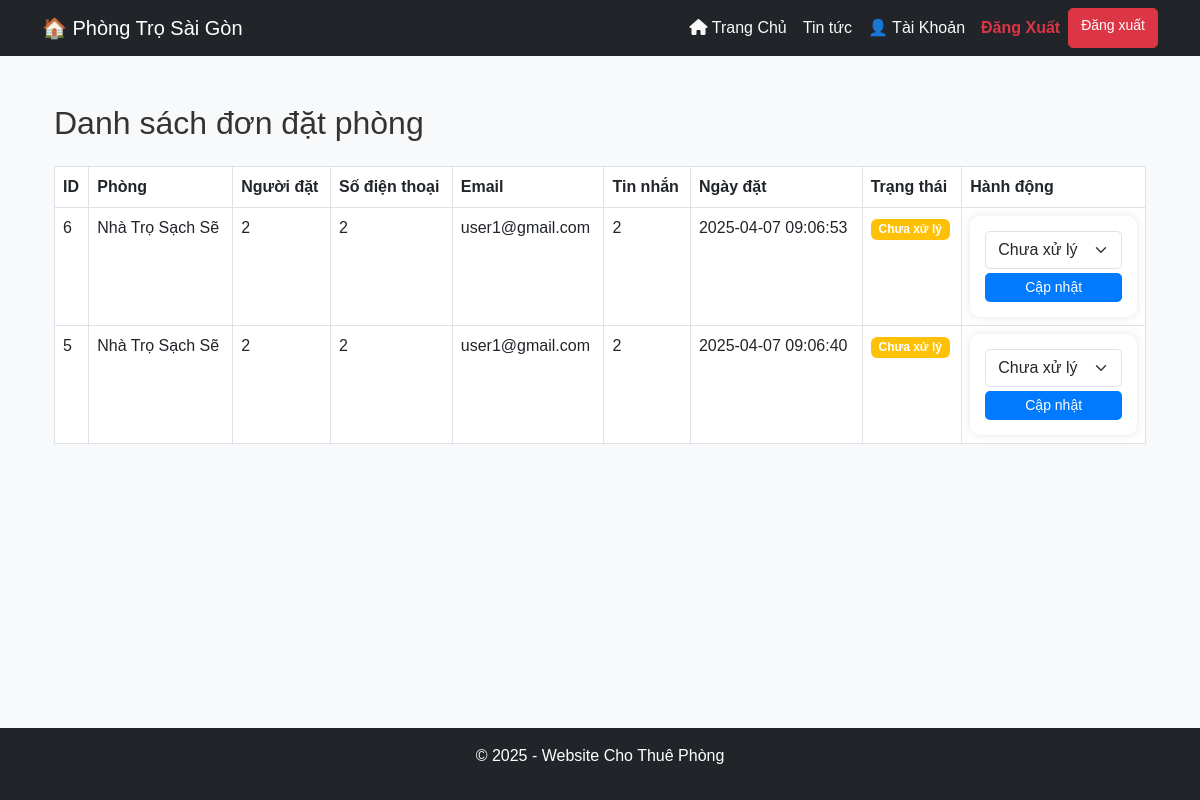
/owner/manage_bookings.php (signed in), run on the app's committed database.
### tables this page shows
CREATE TABLE `bookings` (
  `id` int(11) NOT NULL,
  `room_id` int(11) NOT NULL,
  `name` varchar(255) NOT NULL,
  `phone` varchar(20) NOT NULL,
  `email` varchar(255) NOT NULL,
  `created_at` timestamp NOT NULL DEFAULT current_timestamp(),
  `message` text NOT NULL,
  `status` enum('Chưa xử lý','Đã xử lý') DEFAULT 'Chưa xử lý'
);

CREATE TABLE `rooms` (
  `id` int(11) NOT NULL,
  `owner_id` int(11) NOT NULL,
  `title` varchar(255) NOT NULL,
  `description` text DEFAULT NULL,
  `price` decimal(10,2) NOT NULL,
  `location` varchar(255) NOT NULL,
  `status` enum('pending','approved','rejected','waiting_for_payment') DEFAULT 'pending',
  `created_at` timestamp NOT NULL DEFAULT current_timestamp(),
  `image` varchar(225) DEFAULT NULL,
  `discount_price` decimal(10,2) DEFAULT NULL,
  `district` varchar(50) NOT NULL,
  `ward` varchar(50) NOT NULL,
  `latitude` double NOT NULL,
  `longitude` double NOT NULL,
  `payment_proof` varchar(255) DEFAULT NULL
);

### owner/manage_bookings.php (the view, shortened to what this page needs)
<?php
include '../config/db_connect.php';
$owner_id = $_SESSION["user_id"] ?? null;
$sql = "SELECT b.id, b.room_id, r.title, b.name, b.phone, b.email, b.message, b.created_at, b.status
        FROM bookings b
        JOIN rooms r ON b.room_id = r.id
        WHERE r.owner_id = ?
        ORDER BY b.created_at DESC";
$stmt = $conn->prepare($sql);
$stmt->bind_param("i", $owner_id);
$stmt->execute();
$result = $stmt->get_result();
?>
<!DOCTYPE html>
<html lang="vi">
<head>
    <link rel="stylesheet" href="../assets/css/bootstrap.min.css">
</head>
<body>
    <?php include '../partials/header.php'; ?>
    <div class="container mt-4">
        <h2 class="mb-4">Danh sách đơn đặt phòng</h2>
        <table class="table table-bordered">
            <thead>
                <tr>
                    <th>ID</th>
                    <th>Phòng</th>
                    <th>Người đặt</th>
                    <th>Số điện thoại</th>
                    <th>Email</th>
                    <th>Tin nhắn</th>
                    <th>Ngày đặt</th>
                    <th>Trạng thái</th>
                    <th>Hành động</th>
                </tr>
            </thead>
            <tbody>
                <?php while ($row = $result->fetch_assoc()): ?>
                    <tr>
                        <td><?= $row['id']; ?></td>
                        <td><?= $row['title']; ?></td>
                        <td><?= $row['name']; ?></td>
                        <td><?= $row['phone']; ?></td>
                        <td><?= $row['email']; ?></td>
                        <td><?= $row['message']; ?></td>
                        <td><?= $row['created_at']; ?></td>
                        <td>
                            <span class="badge <?= $row['status'] == 'Đã xử lý' ? 'bg-success' : 'bg-warning'; ?>">
                                <?= $row['status']; ?>
                            </span>
                        </td>
                        <td>
                            <form method="post">
                                <select name="status" class="form-select">
                                    <option value="Chưa xử lý" <?= $row['status'] == 'Chưa xử lý' ? 'selected' : ''; ?>>Chưa xử lý</option>
                                </select>
                                <button type="submit" class="btn btn-primary btn-sm mt-1">Cập nhật</button>
                            </form>
                        </td>
                    </tr>
                <?php endwhile; ?>
            </tbody>
        </table>
    </div>
    <?php include '../partials/footer.php'; ?>
</body>
</html>

### assets/css/style.css (style rules this page uses)
html, body { height: 100%; display: flex; flex-direction: column; }
.container { flex: 1; }
body { background: #ffffff; font-family: 'Poppins', sans-serif; color: #333; }
body { font-family: 'Poppins', sans-serif; background-color: #f8f9fa; }
.container form { background: #fff; padding: 15px; border-radius: 10px; box-shadow: 0px 0px 10px rgba(0, 0, 0, 0.1); }
.container form .form-control, .container form select { border-radius: 5px; }
.container form button { width: 100%; border-radius: 5px; background: #007bff; border: none; transition: 0.3s; }
.btn { font-size: 14px; border-radius: 5px; transition: 0.3s; }
.btn-primary { background: #007bff; border: none; }

### data on the page
bookings: id "6", room.title "Nhà Trọ Sạch Sẽ", name "2", phone "2", email "user1@gmail.com", message "2", created_at "2025-04-07 09:06:53", status "Chưa xử lý"
bookings: id "5", room.title "Nhà Trọ Sạch Sẽ", name "2", phone "2", email "user1@gmail.com", message "2", created_at "2025-04-07 09:06:40", status "Chưa xử lý"
